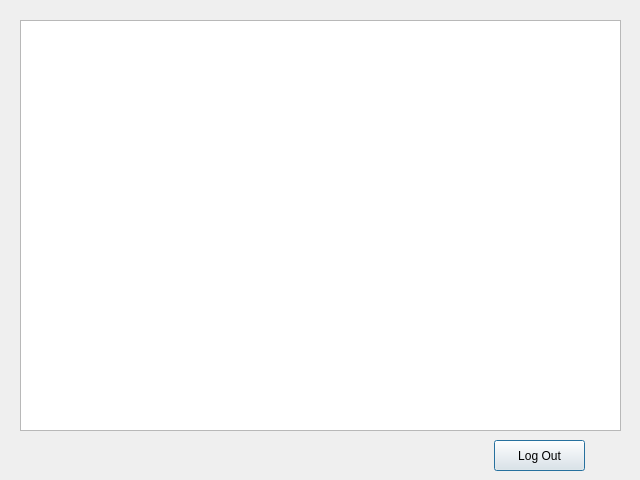
<?xml version="1.0" encoding="UTF-8"?>
<ui version="4.0">
 <class>internal_v</class>
 <widget class="QDialog" name="internal_v">
  <property name="geometry">
   <rect>
    <x>0</x>
    <y>0</y>
    <width>640</width>
    <height>480</height>
   </rect>
  </property>
  <property name="windowTitle">
   <string>Dialog</string>
  </property>
  <widget class="QTableWidget" name="table">
   <property name="geometry">
    <rect>
     <x>20</x>
     <y>20</y>
     <width>601</width>
     <height>411</height>
    </rect>
   </property>
  </widget>
  <widget class="QPushButton" name="logout">
   <property name="geometry">
    <rect>
     <x>494</x>
     <y>440</y>
     <width>91</width>
     <height>31</height>
    </rect>
   </property>
   <property name="text">
    <string>Log Out</string>
   </property>
  </widget>
 </widget>
 <resources/>
 <connections/>
</ui>
